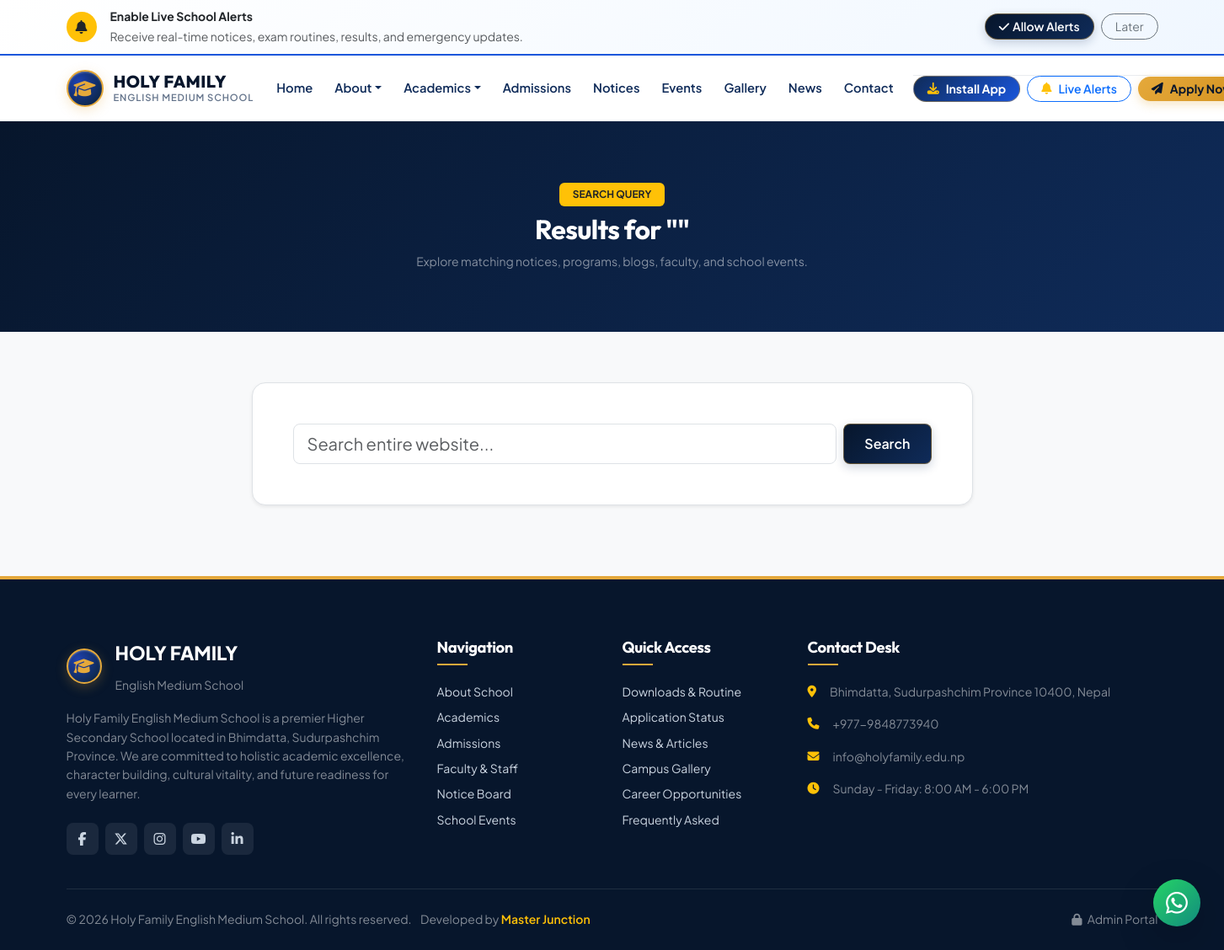
The app's page /search/ with its own data.
### school/models.py (models this page shows, shortened)
class SchoolProfile(models.Model):
    name = models.CharField(max_length=200, default="Holi Family Secondary School")
    tagline = models.CharField(max_length=255, default="Excellence in Education, Character, & Leadership")
    short_intro = models.TextField(default="Empowering young minds through holistic education, state-of-the-art facilities, and strong moral grounding.")
    established_year = models.PositiveIntegerField(default=1995)
    affiliation = models.CharField(max_length=200, default="National Examination Board (NEB) & Ministry of Education")
    address = models.CharField(max_length=255, default="Main Academic Avenue, Kathmandu, Nepal")
    phone_primary = models.CharField(max_length=50, default="+977-1-4567890")
    phone_secondary = models.CharField(max_length=50, blank=True, null=True, default="+977-1-4567891")
    email_primary = models.EmailField(default="info@holifamily.edu.np")
    email_admissions = models.EmailField(default="admissions@holifamily.edu.np")
    office_hours = models.CharField(max_length=100, default="Sunday - Friday: 8:00 AM - 4:30 PM")
    google_maps_embed_url = models.TextField(blank=True, default="https://www.google.com/maps/embed?pb=!1m18!1m12!1m3!1d14128.527376883253!2d85.3188!3d27.7172!2m3!1f0!2f0!3f0!3m2!1i1024!2i768!4f13.1!3m3!1m2!1s0x0%3A0x0!2zMjfCsDQzJzAyLjAiTiA4NcKwMTknMDcuNyJF!5e0!3m2!1sen!2snp!4v1650000000000!5m2!1sen!2snp")
    facebook_url = models.URLField(blank=True, default="https://facebook.com/holifamilyschool")
    twitter_url = models.URLField(blank=True, default="https://twitter.com/holifamily")
    instagram_url = models.URLField(blank=True, default="https://instagram.com/holifamilyschool")
    youtube_url = models.URLField(blank=True, default="https://youtube.com/@holifamily")
    linkedin_url = models.URLField(blank=True, default="https://linkedin.com/school/holifamily")
    vision = models.TextField(default="To nurture disciplined, curious, and empathetic future leaders who thrive globally while staying deeply rooted in values.")
    mission = models.TextField(default="To deliver rigorous academic standards, foster creative innovation, support physical wellness, and instill unwavering integrity.")
    objectives = models.TextField(default="Cultivate intellectual curiosity; instil moral values and civic responsibility; promote digital and scientific literacy; nurture athletic and cultural talents.")
    history = models.TextField(default="Founded with a modest classroom and a profound dream in 1995, Holi Family Secondary School has grown into a premier institution educating over 2,500 students with a heritage of 100% academic excellence.")
    core_values = models.TextField(default="Integrity, Innovation, Respect, Compassion, Resilience, and Lifelong Learning.")
    principal_name = models.CharField(max_length=150, default="Dr. Sarah Jenkins, Ph.D.")
    principal_designation = models.CharField(max_length=150, default="Principal & Academic Director")
    principal_message = models.TextField(default="Welcome to Holi Family Secondary School. For nearly three decades, our institution has stood as a beacon of academic rigor and character formation. We believe every child arrives with unique potential waiting to be ignited. Our faculty, modern learning spaces, and comprehensive co-curricular programs ensure our graduates step into the world with confidence and purpose.")
    principal_photo = models.ImageField(upload_to='school/principal/', blank=True, null=True)
    hero_title = models.CharField(max_length=200, default="Inspiring Excellence, Nurturing Character")
    hero_subtitle = models.CharField(max_length=300, default="A world-class co-educational sanctuary shaping thinkers, innovators, and leaders for tomorrow.")
    hero_banner_image = models.ImageField(upload_to='school/hero/', blank=True, null=True)
    stat_students_count = models.CharField(max_length=50, default="2,500+")
    stat_teachers_count = models.CharField(max_length=50, default="120+")
    stat_pass_rate = models.CharField(max_length=50, default="100%")
    stat_awards_count = models.CharField(max_length=50, default="45+")
    urgent_announcement_enabled = models.BooleanField(default=True)
    urgent_announcement_text = models.CharField(max_length=300, default="Admissions open for Academic Session 2026-2027 from Playgroup to Grade XI (Science & Management).")
    urgent_announcement_link = models.CharField(max_length=255, blank=True, default="/admissions/")
    created_at = models.DateTimeField(auto_now_add=True)
    updated_at = models.DateTimeField(auto_now=True)
    class Meta:
        verbose_name = "School Profile & Settings"
        verbose_name_plural = "School Profile & Settings"

### school/views.py (the view, shortened to what this page needs)
# urls.py: path('search/', views.global_search_view, name='search'),
def global_search_view(request):
    query = request.GET.get('q', '').strip()
    results = {}
    return render(request, 'school/search_results.html', {
        'query': query,
        'results': results,
    })

### templates/school/search_results.html (shortened to what this page needs)
{% extends 'base.html' %}
{% load static %}
{% block content %}
<div class="py-5" style="background: linear-gradient(135deg, #07162c, #0f2b59); color: #fff;">
  <div class="container text-center py-4">
    <span class="badge bg-warning text-dark text-uppercase px-3 py-2 fw-bold mb-2">Search Query</span>
    <h1 class="h2 fw-bold text-white mb-2">Results for "{{ query }}"</h1>
    <p class="text-white-50 small mb-0">Explore matching notices, programs, blogs, faculty, and school events.</p>
  </div>
</div>
<section class="section-padding bg-light">
  <div class="container">
    <div class="row justify-content-center">
      <div class="col-lg-8">
        <div class="bg-white p-4 p-md-5 rounded-4 shadow-sm border mb-4">
          <form method="GET" action="{% url 'search' %}" class="d-flex gap-2">
            <input type="text" name="q" value="{{ query }}" class="form-control form-control-lg" placeholder="Search entire website..." required>
            <button type="submit" class="btn btn-hf-primary px-4 fw-semibold">Search</button>
          </form>
        </div>
      </div>
    </div>
  </div>
</section>
{% endblock %}

### templates/base.html (shortened to what this page needs)
{% load static %}
<!DOCTYPE html>
<html lang="en">
<head>
  <link href="https://cdn.jsdelivr.net/npm/bootstrap@5.3.3/dist/css/bootstrap.min.css" rel="stylesheet">
  <link rel="stylesheet" href="https://cdnjs.cloudflare.com/ajax/libs/font-awesome/6.5.1/css/all.min.css">
  <link rel="stylesheet" href="{% static 'css/main.css' %}">
</head>
<body>
  <div id="pushPermissionBanner" class="push-permission-bar d-none shadow-md">
    <div class="container d-flex flex-wrap align-items-center justify-content-between gap-3 py-2">
      <div class="d-flex align-items-center gap-3">
        <div class="bell-icon-pulse rounded-circle bg-warning text-dark d-flex align-items-center justify-content-center" style="width: 36px; height: 36px;">
          <i class="fa-solid fa-bell"></i>
        </div>
        <div>
          <strong class="d-block text-dark small fw-bold">Enable Live School Alerts</strong>
          <small class="text-muted">Receive real-time notices, exam routines, results, and emergency updates.</small>
        </div>
      </div>
      <div class="d-flex align-items-center gap-2">
        <button type="button" data-push-enable class="btn btn-hf-primary btn-sm px-3 py-1 rounded-pill">
          <i class="fa-solid fa-check me-1"></i> Allow Alerts
        </button>
        <button type="button" id="dismissPushBanner" class="btn btn-outline-secondary btn-sm px-3 py-1 rounded-pill">
          Later
        </button>
      </div>
    </div>
  </div>
  <nav class="navbar navbar-expand-lg navbar-hf">
    <div class="container">
      <a class="navbar-brand" href="{% url 'home' %}">
        <div class="brand-crest">
          <i class="fa-solid fa-graduation-cap"></i>
        </div>
        <div class="brand-text">
          <div class="school-title">HOLY FAMILY</div>
          <div class="school-subtitle">English Medium School</div>
        </div>
      </a>
      <div class="offcanvas offcanvas-end offcanvas-hf" tabindex="-1" id="hfNavbarOffcanvas" aria-labelledby="hfNavbarOffcanvasLabel">
        <div class="offcanvas-body p-4 p-lg-0">
          <ul class="navbar-nav ms-auto align-items-lg-center gap-lg-1">
            <li class="nav-item"><a class="nav-link {% if request.resolver_match.url_name == 'home' %}active{% endif %}" href="{% url 'home' %}">Home</a></li>
            <li class="nav-item dropdown">
              <a class="nav-link dropdown-toggle" href="#" role="button" data-bs-toggle="dropdown">About</a>
            </li>
            <li class="nav-item dropdown">
              <a class="nav-link dropdown-toggle" href="#" role="button" data-bs-toggle="dropdown">Academics</a>
            </li>
            <li class="nav-item"><a class="nav-link {% if 'admissions' in request.path %}active{% endif %}" href="{% url 'admissions' %}">Admissions</a></li>
            <li class="nav-item"><a class="nav-link {% if 'notices' in request.path %}active{% endif %}" href="{% url 'notices' %}">Notices</a></li>
            <li class="nav-item"><a class="nav-link {% if 'events' in request.path %}active{% endif %}" href="{% url 'events' %}">Events</a></li>
            <li class="nav-item"><a class="nav-link {% if 'gallery' in request.path %}active{% endif %}" href="{% url 'gallery' %}">Gallery</a></li>
            <li class="nav-item"><a class="nav-link {% if 'news-blogs' in request.path %}active{% endif %}" href="{% url 'blogs' %}">News</a></li>
            <li class="nav-item"><a class="nav-link {% if 'contact' in request.path %}active{% endif %}" href="{% url 'contact' %}">Contact</a></li>
            <li class="nav-item ms-lg-2 mt-3 mt-lg-0 pt-3 pt-lg-0 border-top border-lg-0 border-light-subtle">
              <div class="d-flex flex-column flex-lg-row align-items-stretch align-items-lg-center gap-2">
                <button type="button" data-pwa-install class="btn btn-hf-install btn-sm rounded-pill px-3 py-2 py-lg-1 fw-bold text-nowrap shadow-xs d-flex align-items-center justify-content-center gap-2" title="Install App on Device">
                  <i class="fa-solid fa-download text-warning"></i> <span class="d-inline">Install App</span>
                </button>
                <button type="button" data-push-toggle class="btn btn-outline-primary btn-sm rounded-pill px-3 py-2 py-lg-1 fw-semibold text-nowrap shadow-xs d-flex align-items-center justify-content-center gap-2" title="Live Push Alerts">
                </button>
                <a href="{% url 'admissions' %}#applyForm" class="btn btn-hf-gold btn-sm rounded-pill px-3 py-2 py-lg-1 fw-bold text-nowrap d-flex align-items-center justify-content-center gap-1">
                  <i class="fa-solid fa-paper-plane me-1"></i> Apply Now
                </a>
              </div>
            </li>
          </ul>
        </div>
      </div>
    </div>
  </nav>
  <main>
    {% block content %}{% endblock %}
  </main>
  <a href="https://wa.me/{{ school_info.phone_primary|default:'9848773940'|cut:' '|cut:'-'|cut:'+'|default:'9779848773940' }}" target="_blank" rel="noopener noreferrer" class="floating-whatsapp-btn shadow-lg" aria-label="Chat on WhatsApp" title="Chat with us on WhatsApp">
    <i class="fa-brands fa-whatsapp"></i>
  </a>
  <footer class="hf-footer">
    <div class="container">
      <div class="row g-4 pb-4">
        <div class="col-lg-4 col-md-6">
          <div class="d-flex align-items-center gap-3 mb-3">
            <div class="brand-crest" style="width: 42px; height: 42px; font-size: 1.2rem;">
              <i class="fa-solid fa-graduation-cap"></i>
            </div>
            <div>
              <div class="footer-brand-title">HOLY FAMILY</div>
              <small class="text-white-50">English Medium School</small>
            </div>
          </div>
          <p class="text-white-50 small mb-4">
            {{ school_info.short_intro|default:"Nurturing disciplined leaders and academic achievers through holistic English medium education and enduring values in Bhimdatta, Sudurpashchim." }}
          </p>
          <div class="d-flex align-items-center">
            {% if school_info.facebook_url %}<a href="{{ school_info.facebook_url }}" class="footer-social-icon" target="_blank" rel="noopener"><i class="fa-brands fa-facebook-f"></i></a>{% endif %}
            {% if school_info.twitter_url %}<a href="{{ school_info.twitter_url }}" class="footer-social-icon" target="_blank" rel="noopener"><i class="fa-brands fa-x-twitter"></i></a>{% endif %}
            {% if school_info.instagram_url %}<a href="{{ school_info.instagram_url }}" class="footer-social-icon" target="_blank" rel="noopener"><i class="fa-brands fa-instagram"></i></a>{% endif %}
            {% if school_info.youtube_url %}<a href="{{ school_info.youtube_url }}" class="footer-social-icon" target="_blank" rel="noopener"><i class="fa-brands fa-youtube"></i></a>{% endif %}
            {% if school_info.linkedin_url %}<a href="{{ school_info.linkedin_url }}" class="footer-social-icon" target="_blank" rel="noopener"><i class="fa-brands fa-linkedin-in"></i></a>{% endif %}
          </div>
        </div>
        <div class="col-lg-2 col-md-6 col-6">
          <h5>Navigation</h5>
          <ul class="list-unstyled small">
            <li class="mb-2"><a href="{% url 'about' %}">About School</a></li>
            <li class="mb-2"><a href="{% url 'academics' %}">Academics</a></li>
            <li class="mb-2"><a href="{% url 'admissions' %}">Admissions</a></li>
            <li class="mb-2"><a href="{% url 'teachers' %}">Faculty & Staff</a></li>
            <li class="mb-2"><a href="{% url 'notices' %}">Notice Board</a></li>
            <li class="mb-2"><a href="{% url 'events' %}">School Events</a></li>
          </ul>
        </div>
        <div class="col-lg-2 col-md-6 col-6">
          <h5>Quick Access</h5>
          <ul class="list-unstyled small">
            <li class="mb-2"><a href="{% url 'downloads' %}">Downloads & Routine</a></li>
            <li class="mb-2"><a href="{% url 'admission_status' %}">Application Status</a></li>
            <li class="mb-2"><a href="{% url 'blogs' %}">News & Articles</a></li>
            <li class="mb-2"><a href="{% url 'gallery' %}">Campus Gallery</a></li>
            <li class="mb-2"><a href="{% url 'careers' %}">Career Opportunities</a></li>
            <li class="mb-2"><a href="{% url 'faqs' %}">Frequently Asked</a></li>
          </ul>
        </div>
        <div class="col-lg-4 col-md-6">
          <h5>Contact Desk</h5>
          <ul class="list-unstyled text-white-50 small">
            <li class="mb-3 d-flex align-items-start gap-3">
              <i class="fa-solid fa-location-dot text-warning mt-1"></i>
              <span>{{ school_info.address|default:"Bhimdatta, Sudurpashchim Province 10400, Nepal" }}</span>
            </li>
            <li class="mb-3 d-flex align-items-center gap-3">
              <i class="fa-solid fa-phone text-warning"></i>
              <a href="tel:{{ school_info.phone_primary|default:'9848773940' }}" class="text-white-50 text-decoration-none hover-gold">{{ school_info.phone_primary|default:"984-8773940" }}</a>
            </li>
            <li class="mb-3 d-flex align-items-center gap-3">
              <i class="fa-solid fa-envelope text-warning"></i>
              <span>{{ school_info.email_primary|default:"info@holyfamily.edu.np" }}</span>
            </li>
            <li class="d-flex align-items-center gap-3">
              <i class="fa-solid fa-clock text-warning"></i>
              <span>{{ school_info.office_hours|default:"Sun - Fri: 8:00 AM - 6:00 PM" }}</span>
            </li>
          </ul>
        </div>
      </div>
      <hr class="border-secondary my-3 opacity-25">
      <div class="d-flex flex-wrap justify-content-between align-items-center small text-white-50 pt-2 gap-3">
        <p class="mb-0">
          &copy; {% now "Y" %} {{ school_info.name|default:"Holy Family English Medium School" }}. All rights reserved.
          <span class="d-inline-block ms-md-2">Developed by <a href="https://www.masterjunction.com.np/" target="_blank" rel="noopener" class="text-warning text-decoration-none fw-semibold hover-underline">Master Junction</a></span>
        </p>
        <div class="d-flex gap-3 align-items-center">
          <a href="{% url 'portal:login' %}" class="text-white-50 hover-gold"><i class="fa-solid fa-lock me-1"></i> Admin Portal</a>
        </div>
      </div>
    </div>
  </footer>
</body>
</html>

### records on screen
SchoolProfile: short_intro "Holy Family English Medium School is a premier Higher Secondary School located in Bhimdatta, Sudurpashchim Province. We are committed to holistic academic excellence, character building, cultural vitality, and future readiness for every learner.", address "Bhimdatta, Sudurpashchim Province 10400, Nepal", phone_primary "+977-9848773940", email_primary "info@holyfamily.edu.np", office_hours "Sunday - Friday: 8:00 AM - 6:00 PM", name "Holy Family English Medium School"
